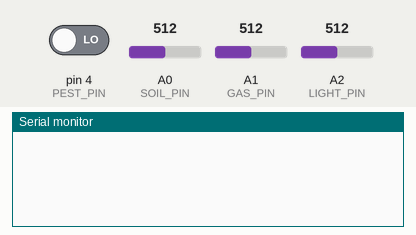
The sketch below on a simulated Arduino Uno, built with avr-gcc and run on an emulated ATmega328P. Shown: the last lines printed to the serial monitor. The test bench sets the inputs (shaded band); at power-on: A0 (SOIL_PIN) = 512, A1 (GAS_PIN) = 512, A2 (LIGHT_PIN) = 512, pin 4 (PEST_PIN) LOW.

Above: at 1.2 s.
1.3 s: A0 (SOIL_PIN) set to 716
At 2.4 s:
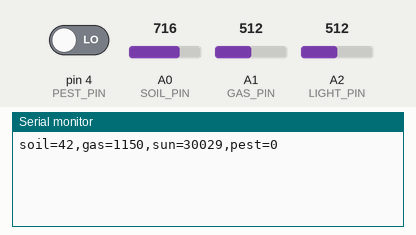
5.5 s: A1 (GAS_PIN) set to 716
At 6.6 s:
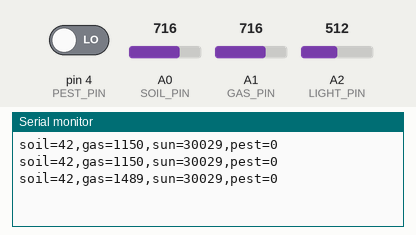
7.0 s: A2 (LIGHT_PIN) set to 716
At 8.4 s:
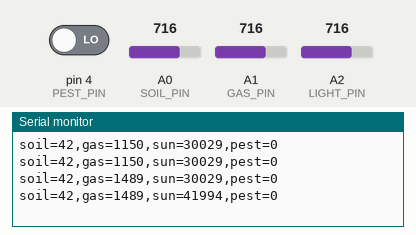
8.5 s: pin 4 (PEST_PIN) driven HIGH
10.0 s: A0 (SOIL_PIN) set to 900
At 10.8 s:
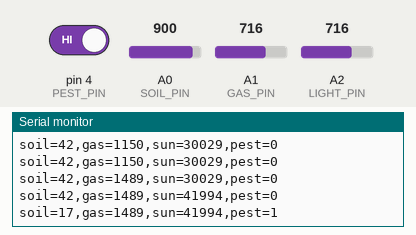
11.5 s: A1 (GAS_PIN) set to 900
At 12.4 s:
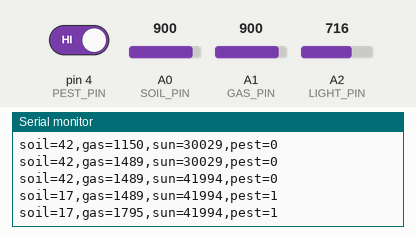
Timing chart, 0 to 14.0 s (numbered marks = the images above; inputs shaded):
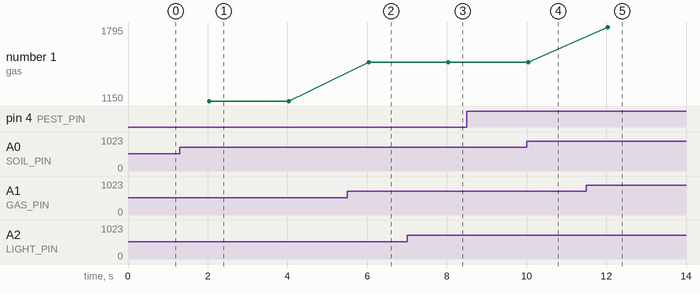

Measured:
- after the input at 1.3 s, the serial monitor: prints a new line after 0.74 s (image 1)
- after the input at 5.5 s, the serial monitor: prints a new line after 0.54 s (image 2)
- after the input at 7.0 s, the serial monitor: prints a new line after 1.0 s (image 3)
- after the input at 10.0 s, the serial monitor: prints a new line at once (image 4)
- after the input at 11.5 s, the serial monitor: prints a new line after 0.54 s (image 5)
- plotted number 1: 1150 → 1489 after the input at 5.5 s, 1489 → 1795 after the input at 11.5 s

The sketch:

saengsaeng_farm.ino
```cpp
/*
  생생팜 센서 → 블루투스 전송

  2초마다 아래 형식으로 한 줄을 보냄 (웹사이트가 이 형식을 읽음)
    soil=52,gas=640,sun=23000,pest=2

  보드: Arduino Uno / Nano
  블루투스 모듈: HC-05, HC-06, HM-10(BLE) 모두 같은 코드로 동작
    모듈 TXD → D2
    모듈 RXD → D3  (5V 보드라면 1kΩ/2kΩ 저항으로 전압을 낮춰 연결)
    VCC → 5V, GND → GND

  센서 (예시 배선)
    토양 수분 센서 AO  → A0
    가스 센서 MQ-135 AO → A1
    조도 센서(CdS) 분압 출력 → A2   (CdS — A2 — 10kΩ — GND, CdS 반대쪽은 5V)
    해충 감지 센서(적외선 장애물 / PIR) OUT → D4

  ※ 아래 *_RAW 값과 변환식은 대략적인 예시예요.
     시리얼 모니터에서 실제 원시값을 보고 꼭 보정해 주세요.
*/

#include <SoftwareSerial.h>

SoftwareSerial bt(2, 3);   // RX, TX

const int SOIL_PIN = A0;
const int GAS_PIN  = A1;
const int LIGHT_PIN = A2;
const int PEST_PIN = 4;

// 토양 수분 보정: 공기 중(완전 건조)과 물속(완전 젖음)에서 읽은 값
const int SOIL_DRY_RAW = 1023;
const int SOIL_WET_RAW = 300;

const unsigned long SEND_INTERVAL = 2000;   // 2초마다 전송

unsigned long lastSend = 0;
int pestCount = 0;          // 전원을 켠 뒤 감지한 해충 수
int lastPestState = LOW;

void setup() {
  Serial.begin(9600);       // USB 케이블로 볼 때
  bt.begin(9600);           // 블루투스 모듈 (HC-05/06, HM-10 기본 속도)
  pinMode(PEST_PIN, INPUT);
}

void loop() {
  // 해충 센서: LOW → HIGH 로 바뀔 때마다 1마리로 셈
  int pestState = digitalRead(PEST_PIN);
  if (pestState == HIGH && lastPestState == LOW) pestCount++;
  lastPestState = pestState;

  if (millis() - lastSend < SEND_INTERVAL) return;
  lastSend = millis();

  // 토양 수분 (%)
  int soilRaw = analogRead(SOIL_PIN);
  int soil = map(soilRaw, SOIL_DRY_RAW, SOIL_WET_RAW, 0, 100);
  soil = constrain(soil, 0, 100);

  // 가스 (ppm, 대략값) — MQ-135는 예열 후(수 분~하루) 보정이 필요해요
  int gasRaw = analogRead(GAS_PIN);
  long gas = map(gasRaw, 0, 1023, 300, 2000);

  // 조도 (lux, 대략값) — 정확한 값이 필요하면 BH1750 센서를 추천해요
  int lightRaw = analogRead(LIGHT_PIN);
  long sun = map(lightRaw, 0, 1023, 0, 60000);

  String line = "soil=" + String(soil) +
                ",gas=" + String(gas) +
                ",sun=" + String(sun) +
                ",pest=" + String(pestCount);

  bt.println(line);
  Serial.println(line);
}
```
